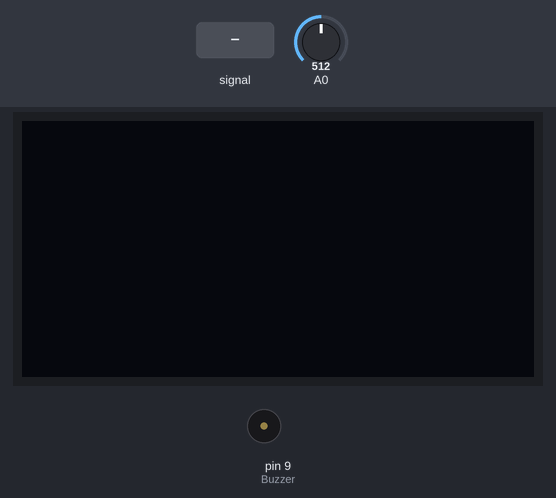
Recording of a sketch running on a simulated Arduino Uno, built with avr-gcc and run on an emulated ATmega328P. On the bench: 128×64 one-colour display, buzzer (waves = sounding). Inputs (shaded band) come from the test bench; at power-on: A0 = 512. What the sketch prints to the serial monitor is not drawn.

Above: at 1.2 s.
1.3 s: A0 fed a 200 Hz sine of ±255 counts around its level
At 1.49 s:
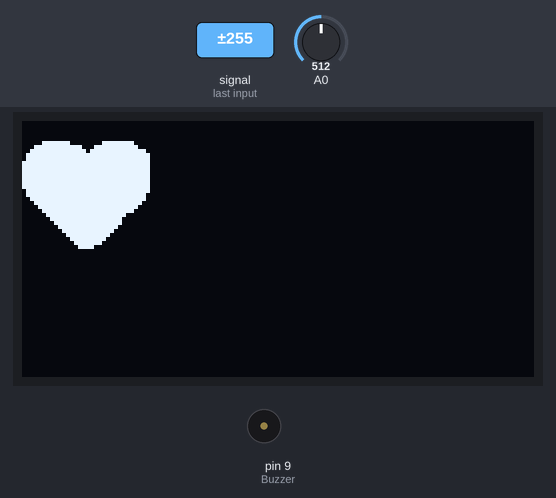
3.7 s: A0 set to 610
At 4.4 s:
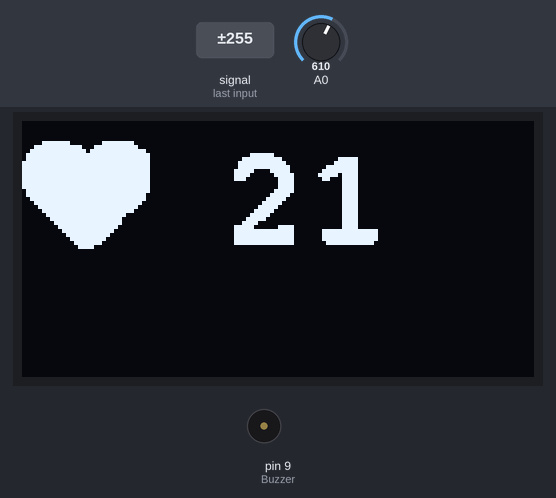
5.2 s: A0 set to 507
6.7 s: A0 set to 489
At 7.9 s:
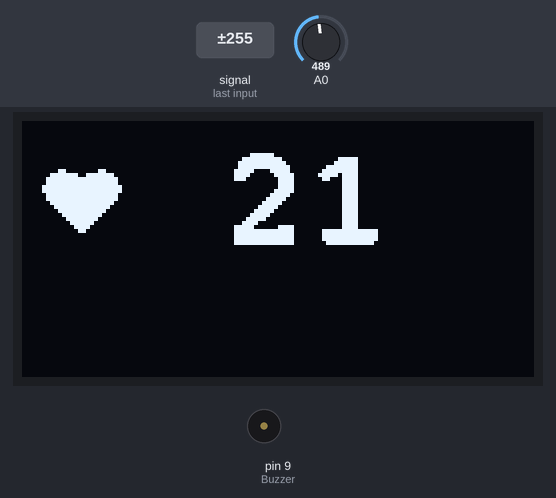
Timing chart, 0 to 16.5 s (numbered marks = the images above; inputs shaded):
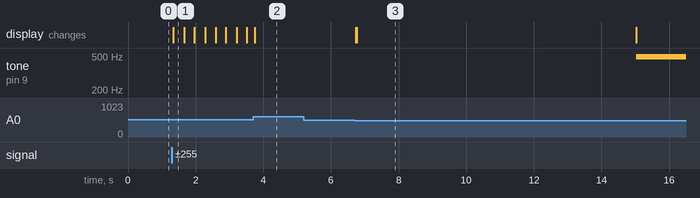

Measured:
- the behaviour switches between 500 and 499 on A0 (found by bisection; images 2 and 3)
- after the input at 1.3 s, the display: changes at once (image 1)
- after the input at 5.2 s, every drawn part: stays the same
- after the input at 6.7 s, the display: first changes at once (image 3 shows a later state)

The sketch:

heart3.1.ino
```cpp
#include <SPI.h>
#include <Wire.h>
#include <Adafruit_GFX.h>
#include <Adafruit_SSD1306.h>
#include <Fonts/FreeMonoBold18pt7b.h >

#define SCREEN_WIDTH 128
#define SCREEN_HEIGHT 64
#define OLED_RESET     4
Adafruit_SSD1306 display(SCREEN_WIDTH, SCREEN_HEIGHT, &Wire, OLED_RESET);

#define NUMFLAKES     10
#define bitmap1_height   128
#define bitmap1_width    32
const int Buzzer=9;
static const unsigned char PROGMEM bitmap1[] =
{ 0x0C, 0x03, 0x00, 0x00, 0x00, 0x00, 0x00, 0x00, 0x00, 0x00, 0x00, 0x00, 0x00, 0x00, 0x00, 0x00,
  0x3F, 0x9F, 0xC0, 0x00, 0x00, 0x00, 0x00, 0x00, 0x00, 0x00, 0x00, 0x00, 0x00, 0x00, 0x00, 0x00,
  0x7F, 0xFF, 0xE0, 0x00, 0x00, 0x00, 0x00, 0x00, 0x00, 0x00, 0x00, 0x00, 0x00, 0x00, 0x00, 0x00,
  0x7F, 0xFF, 0xE0, 0x00, 0x00, 0x00, 0x00, 0x00, 0x00, 0x00, 0x00, 0x00, 0x00, 0x00, 0x00, 0x00,
  0xFF, 0xFF, 0xF0, 0x00, 0x00, 0x00, 0x00, 0x00, 0x00, 0x00, 0x00, 0x00, 0x00, 0x00, 0x00, 0x00,
  0xFF, 0xFF, 0xF0, 0x00, 0x00, 0x00, 0x00, 0x00, 0x00, 0x00, 0x00, 0x00, 0x00, 0x00, 0x00, 0x00,
  0x7F, 0xFF, 0xE0, 0x00, 0x00, 0x00, 0x00, 0x00, 0x00, 0x00, 0x00, 0x00, 0x00, 0x00, 0x00, 0x00,
  0x7F, 0xFF, 0xE0, 0x00, 0x00, 0x00, 0x00, 0x00, 0x00, 0x00, 0x00, 0x00, 0x00, 0x00, 0x00, 0x00,
  0x3F, 0xFF, 0xC0, 0x00, 0x00, 0x00, 0x00, 0x00, 0x00, 0x00, 0x00, 0x00, 0x00, 0x00, 0x00, 0x00,
  0x1F, 0xFF, 0x80, 0x00, 0x00, 0x00, 0x00, 0x00, 0x00, 0x00, 0x00, 0x00, 0x00, 0x00, 0x00, 0x00,
  0x0F, 0xFF, 0x00, 0x00, 0x00, 0x00, 0x00, 0x00, 0x00, 0x00, 0x00, 0x00, 0x00, 0x00, 0x00, 0x00,
  0x07, 0xFE, 0x00, 0x00, 0x00, 0x00, 0x00, 0x00, 0x00, 0x00, 0x00, 0x00, 0x00, 0x00, 0x00, 0x00,
  0x03, 0xFC, 0x00, 0x00, 0x00, 0x00, 0x00, 0x00, 0x00, 0x00, 0x00, 0x00, 0x00, 0x00, 0x00, 0x00,
  0x01, 0xF8, 0x00, 0x00, 0x00, 0x00, 0x00, 0x00, 0x00, 0x00, 0x00, 0x00, 0x00, 0x00, 0x00, 0x00,
  0x00, 0xF0, 0x00, 0x00, 0x00, 0x00, 0x00, 0x00, 0x00, 0x00, 0x00, 0x00, 0x00, 0x00, 0x00, 0x00,
  0x00, 0x60, 0x00, 0x00, 0x00, 0x00, 0x00, 0x00, 0x00, 0x00, 0x00, 0x00, 0x00, 0x00, 0x00, 0x00,
  0x00, 0x00, 0x00, 0x00, 0x00, 0x00, 0x00, 0x00, 0x00, 0x00, 0x00, 0x00, 0x00, 0x00, 0x00, 0x00,
  0x00, 0x00, 0x00, 0x00, 0x00, 0x00, 0x00, 0x00, 0x00, 0x00, 0x00, 0x00, 0x00, 0x00, 0x00, 0x00,
  0x00, 0x00, 0x00, 0x00, 0x00, 0x00, 0x00, 0x00, 0x00, 0x00, 0x00, 0x00, 0x00, 0x00, 0x00, 0x00,
  0x00, 0x00, 0x00, 0x00, 0x00, 0x00, 0x00, 0x00, 0x00, 0x00, 0x00, 0x00, 0x00, 0x00, 0x00, 0x00,
  0x00, 0x00, 0x00, 0x00, 0x00, 0x00, 0x00, 0x00, 0x00, 0x00, 0x00, 0x00, 0x00, 0x00, 0x00, 0x00,
  0x00, 0x00, 0x00, 0x00, 0x00, 0x00, 0x00, 0x00, 0x00, 0x00, 0x00, 0x00, 0x00, 0x00, 0x00, 0x00,
  0x00, 0x00, 0x00, 0x00, 0x00, 0x00, 0x00, 0x00, 0x00, 0x00, 0x00, 0x00, 0x00, 0x00, 0x00, 0x00,
  0x00, 0x00, 0x00, 0x00, 0x00, 0x00, 0x00, 0x00, 0x00, 0x00, 0x00, 0x00, 0x00, 0x00, 0x00, 0x00,
  0x00, 0x00, 0x00, 0x00, 0x00, 0x00, 0x00, 0x00, 0x00, 0x00, 0x00, 0x00, 0x00, 0x00, 0x00, 0x00,
  0x00, 0x00, 0x00, 0x00, 0x00, 0x00, 0x00, 0x00, 0x00, 0x00, 0x00, 0x00, 0x00, 0x00, 0x00, 0x00,
  0x00, 0x00, 0x00, 0x00, 0x00, 0x00, 0x00, 0x00, 0x00, 0x00, 0x00, 0x00, 0x00, 0x00, 0x00, 0x00,
  0x00, 0x00, 0x00, 0x00, 0x00, 0x00, 0x00, 0x00, 0x00, 0x00, 0x00, 0x00, 0x00, 0x00, 0x00, 0x00,
  0x00, 0x00, 0x00, 0x00, 0x00, 0x00, 0x00, 0x00, 0x00, 0x00, 0x00, 0x00, 0x00, 0x00, 0x00, 0x00,
  0x00, 0x00, 0x00, 0x00, 0x00, 0x00, 0x00, 0x00, 0x00, 0x00, 0x00, 0x00, 0x00, 0x00, 0x00, 0x00,
  0x00, 0x00, 0x00, 0x00, 0x00, 0x00, 0x00, 0x00, 0x00, 0x00, 0x00, 0x00, 0x00, 0x00, 0x00, 0x00,
  0x00, 0x00, 0x00, 0x00, 0x00, 0x00, 0x00, 0x00, 0x00, 0x00, 0x00, 0x00, 0x00, 0x00, 0x00, 0x00
};

static const unsigned char PROGMEM bitmap2[] =
{ 0x07, 0xF0, 0x0F, 0xF0, 0x00, 0x00, 0x00, 0x00, 0x00, 0x00, 0x00, 0x00, 0x00, 0x00, 0x00, 0x00,
  0x1F, 0xFE, 0x3F, 0xF8, 0x00, 0x00, 0x00, 0x00, 0x00, 0x00, 0x00, 0x00, 0x00, 0x00, 0x00, 0x00,
  0x3F, 0xFF, 0x7F, 0xFE, 0x00, 0x00, 0x00, 0x00, 0x00, 0x00, 0x00, 0x00, 0x00, 0x00, 0x00, 0x00,
  0x7F, 0xFF, 0xFF, 0xFF, 0x00, 0x00, 0x00, 0x00, 0x00, 0x00, 0x00, 0x00, 0x00, 0x00, 0x00, 0x00,
  0x7F, 0xFF, 0xFF, 0xFF, 0x00, 0x00, 0x00, 0x00, 0x00, 0x00, 0x00, 0x00, 0x00, 0x00, 0x00, 0x00,
  0xFF, 0xFF, 0xFF, 0xFF, 0x00, 0x00, 0x00, 0x00, 0x00, 0x00, 0x00, 0x00, 0x00, 0x00, 0x00, 0x00,
  0xFF, 0xFF, 0xFF, 0xFF, 0x00, 0x00, 0x00, 0x00, 0x00, 0x00, 0x00, 0x00, 0x00, 0x00, 0x00, 0x00,
  0xFF, 0xFF, 0xFF, 0xFF, 0x00, 0x00, 0x00, 0x00, 0x00, 0x00, 0x00, 0x00, 0x00, 0x00, 0x00, 0x00,
  0xFF, 0xFF, 0xFF, 0xFF, 0x00, 0x00, 0x00, 0x00, 0x00, 0x00, 0x00, 0x00, 0x00, 0x00, 0x00, 0x00,
  0xFF, 0xFF, 0xFF, 0xFF, 0x00, 0x00, 0x00, 0x00, 0x00, 0x00, 0x00, 0x00, 0x00, 0x00, 0x00, 0x00,
  0xFF, 0xFF, 0xFF, 0xFF, 0x00, 0x00, 0x00, 0x00, 0x00, 0x00, 0x00, 0x00, 0x00, 0x00, 0x00, 0x00,
  0xFF, 0xFF, 0xFF, 0xFF, 0x00, 0x00, 0x00, 0x00, 0x00, 0x00, 0x00, 0x00, 0x00, 0x00, 0x00, 0x00,
  0x7F, 0xFF, 0xFF, 0xFF, 0x00, 0x00, 0x00, 0x00, 0x00, 0x00, 0x00, 0x00, 0x00, 0x00, 0x00, 0x00,
  0x7F, 0xFF, 0xFF, 0xFE, 0x00, 0x00, 0x00, 0x00, 0x00, 0x00, 0x00, 0x00, 0x00, 0x00, 0x00, 0x00,
  0x3F, 0xFF, 0xFF, 0xFE, 0x00, 0x00, 0x00, 0x00, 0x00, 0x00, 0x00, 0x00, 0x00, 0x00, 0x00, 0x00,
  0x1F, 0xFF, 0xFF, 0xFC, 0x00, 0x00, 0x00, 0x00, 0x00, 0x00, 0x00, 0x00, 0x00, 0x00, 0x00, 0x00,
  0x0F, 0xFF, 0xFF, 0xF8, 0x00, 0x00, 0x00, 0x00, 0x00, 0x00, 0x00, 0x00, 0x00, 0x00, 0x00, 0x00,
  0x07, 0xFF, 0xFF, 0xF0, 0x00, 0x00, 0x00, 0x00, 0x00, 0x00, 0x00, 0x00, 0x00, 0x00, 0x00, 0x00,
  0x03, 0xFF, 0xFF, 0xC0, 0x00, 0x00, 0x00, 0x00, 0x00, 0x00, 0x00, 0x00, 0x00, 0x00, 0x00, 0x00,
  0x01, 0xFF, 0xFF, 0x80, 0x00, 0x00, 0x00, 0x00, 0x00, 0x00, 0x00, 0x00, 0x00, 0x00, 0x00, 0x00,
  0x00, 0xFF, 0xFF, 0x80, 0x00, 0x00, 0x00, 0x00, 0x00, 0x00, 0x00, 0x00, 0x00, 0x00, 0x00, 0x00,
  0x00, 0x7F, 0xFF, 0x00, 0x00, 0x00, 0x00, 0x00, 0x00, 0x00, 0x00, 0x00, 0x00, 0x00, 0x00, 0x00,
  0x00, 0x3F, 0xFE, 0x00, 0x00, 0x00, 0x00, 0x00, 0x00, 0x00, 0x00, 0x00, 0x00, 0x00, 0x00, 0x00,
  0x00, 0x1F, 0xFC, 0x00, 0x00, 0x00, 0x00, 0x00, 0x00, 0x00, 0x00, 0x00, 0x00, 0x00, 0x00, 0x00,
  0x00, 0x0F, 0xF8, 0x00, 0x00, 0x00, 0x00, 0x00, 0x00, 0x00, 0x00, 0x00, 0x00, 0x00, 0x00, 0x00,
  0x00, 0x07, 0xF0, 0x00, 0x00, 0x00, 0x00, 0x00, 0x00, 0x00, 0x00, 0x00, 0x00, 0x00, 0x00, 0x00,
  0x00, 0x03, 0xC0, 0x00, 0x00, 0x00, 0x00, 0x00, 0x00, 0x00, 0x00, 0x00, 0x00, 0x00, 0x00, 0x00,
  0x00, 0x00, 0x00, 0x00, 0x00, 0x00, 0x00, 0x00, 0x00, 0x00, 0x00, 0x00, 0x00, 0x00, 0x00, 0x00,
  0x00, 0x00, 0x00, 0x00, 0x00, 0x00, 0x00, 0x00, 0x00, 0x00, 0x00, 0x00, 0x00, 0x00, 0x00, 0x00,
  0x00, 0x00, 0x00, 0x00, 0x00, 0x00, 0x00, 0x00, 0x00, 0x00, 0x00, 0x00, 0x00, 0x00, 0x00, 0x00,
  0x00, 0x00, 0x00, 0x00, 0x00, 0x00, 0x00, 0x00, 0x00, 0x00, 0x00, 0x00, 0x00, 0x00, 0x00, 0x00,
  0x00, 0x00, 0x00, 0x00, 0x00, 0x00, 0x00, 0x00, 0x00, 0x00, 0x00, 0x00, 0x00, 0x00, 0x00, 0x00
};

boolean countStatus;
int beat, bpm;
unsigned long millisBefore;

#define XPOS   0 // Indexes into the 'icons' array in function below
#define YPOS   1
#define DELTAY 2

// the setup routine runs once when you press reset:
void setup() {


  pinMode(Buzzer,OUTPUT);
  digitalWrite(Buzzer,LOW);
  // initialize serial communication at 9600 bits per second:
  Serial.begin(9600);
  // SSD1306_SWITCHCAPVCC = generate display voltage from 3.3V internally
  if (!display.begin(SSD1306_SWITCHCAPVCC, 0x3C)) { // Address 0x3D for 128x64
    Serial.println(F("SSD1306 allocation failed"));
    for (;;); // Don't proceed, loop forever
  }
  Serial.println("Starting...");
}

// the loop routine runs over and over again forever:
void loop() {
  // read the input on analog pin 0:
  int sensorValue = analogRead(A0);
  // print out the value you read:
  //Serial.println(sensorValue);
  if (countStatus == 0) {
    if (sensorValue > 600) {
      countStatus = 1;
      beat++;
      Serial.println("Beat Detected!");
      Serial.print("Beat : ");
      Serial.println(beat);
      showBitmap2();
      printText();
    }
  } else {
    if (sensorValue < 500) {
      showBitmap();
      printText();
      countStatus = 0;
    }
  }
  if (millis() - millisBefore > 15000) {
    bpm = beat * 4;
    beat = 0;
    Serial.print("BPM : ");

    Serial.println(bpm);
    printBPM();
    analogWrite(Buzzer,30);
    delay(2000);
   digitalWrite(Buzzer,LOW);
    millisBefore = millis();
  }
  delay(1);        // delay in between reads for stability
  //showBitmap();
}
void printText() {
  display.setFont(&FreeMonoBold18pt7b);
  display.setTextColor(WHITE);        // Draw white text
  display.setCursor(50, 30);            // Start at top-left corner
  display.print(beat);
  display.display();
}

void printBPM() {
  display.clearDisplay();
  display.setFont(&FreeMonoBold18pt7b);
  display.setTextColor(WHITE);        // Draw white text
  display.setCursor(0, 40);            // Start at top-left corner
  display.print("BPM:"+(String)bpm);
  display.display();
}

void showBitmap(void) {
  display.clearDisplay();
  display.drawBitmap(5, 12, bitmap1, bitmap1_height, bitmap1_width, WHITE);
  display.display();
  //delay(1000);
}

void showBitmap2(void) {
  display.clearDisplay();
  display.drawBitmap(0, 5, bitmap2, bitmap1_height, bitmap1_width, WHITE);
  display.display();
  //delay(1000);
}
```
